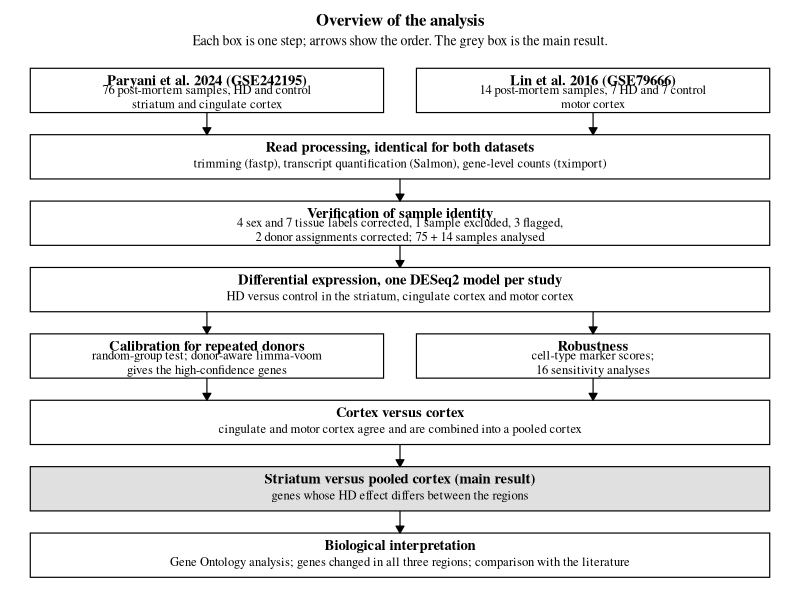

Reproduce this figure in R.
# ============================================================
# 20_Figure_workflow_overview.R
#
# Purpose: draw the overview figure of the analysis workflow
#          (10 plain boxes, one style, no software versions).
# Input:   none (the text of the boxes is written below; edit it here).
# Output:  Merged_analysis/thesis_figures_final/
#            Figure_workflow_overview_<timestamp>.png
# Needs:   ggplot2 only.
# ============================================================

suppressPackageStartupMessages(library(ggplot2))

ma      <- "C:/!Virag.ORI/Bioinfo/szakdoga/Merged_analysis"
fig_dir <- file.path(ma, "thesis_figures_final")
dir.create(fig_dir, recursive = TRUE, showWarnings = FALSE)

font_family <- "serif"      # Times New Roman on Windows
add_title   <- TRUE         # set to FALSE to leave the title to the thesis caption

# ---- 1. Boxes (edit the text here) ----------------------------
# left / right edges: wide box 0.5-9.5; half boxes 0.5-4.8 and 5.2-9.5
box <- function(xmin, xmax, ymin, title, detail, main = FALSE)
  data.frame(xmin = xmin, xmax = xmax, ymin = ymin, ymax = ymin + 1,
             title = title, detail = detail, main = main)

boxes <- rbind(
  box(0.5, 4.8, 11.0, "Paryani et al. 2024 (GSE242195)",
      "76 post-mortem samples, HD and control\nstriatum and cingulate cortex"),
  box(5.2, 9.5, 11.0, "Lin et al. 2016 (GSE79666)",
      "14 post-mortem samples, 7 HD and 7 control\nmotor cortex"),
  box(0.5, 9.5,  9.5, "Read processing, identical for both datasets",
      "trimming (fastp), transcript quantification (Salmon), gene-level counts (tximport)"),
  box(0.5, 9.5,  8.0, "Verification of sample identity",
      "4 sex and 7 tissue labels corrected, 1 sample excluded, 3 flagged,\n2 donor assignments corrected; 75 + 14 samples analysed"),
  box(0.5, 9.5,  6.5, "Differential expression, one DESeq2 model per study",
      "HD versus control in the striatum, cingulate cortex and motor cortex"),
  box(0.5, 4.8,  5.0, "Calibration for repeated donors",
      "random-group test; donor-aware limma-voom\ngives the high-confidence genes"),
  box(5.2, 9.5,  5.0, "Robustness",
      "cell-type marker scores;\n16 sensitivity analyses"),
  box(0.5, 9.5,  3.5, "Cortex versus cortex",
      "cingulate and motor cortex agree and are combined into a pooled cortex"),
  box(0.5, 9.5,  2.0, "Striatum versus pooled cortex (main result)",
      "genes whose HD effect differs between the regions", main = TRUE),
  box(0.5, 9.5,  0.5, "Biological interpretation",
      "Gene Ontology analysis; genes changed in all three regions; comparison with the literature")
)
boxes$xmid <- (boxes$xmin + boxes$xmax) / 2

# ---- 2. Arrows (from the bottom of one row to the top of the next) ----
arrow_at <- function(x, y_from, y_to) data.frame(x = x, y = y_from, yend = y_to)
arrows <- rbind(
  arrow_at(2.65, 11.0, 10.5), arrow_at(7.35, 11.0, 10.5),   # datasets -> read processing
  arrow_at(5.00,  9.5,  9.0),                               # -> verification
  arrow_at(5.00,  8.0,  7.5),                               # -> differential expression
  arrow_at(2.65,  6.5,  6.0), arrow_at(7.35,  6.5,  6.0),   # -> calibration, robustness
  arrow_at(2.65,  5.0,  4.5), arrow_at(7.35,  5.0,  4.5),   # -> cortex versus cortex
  arrow_at(5.00,  3.5,  3.0),                               # -> striatum versus pooled cortex
  arrow_at(5.00,  2.0,  1.5)                                # -> interpretation
)

# ---- 3. Plot ---------------------------------------------------
p <- ggplot() +
  geom_rect(data = boxes,
            aes(xmin = xmin, xmax = xmax, ymin = ymin, ymax = ymax, fill = main),
            colour = "black", linewidth = 0.4) +
  scale_fill_manual(values = c(`FALSE` = "white", `TRUE` = "grey88"), guide = "none") +
  geom_text(data = boxes, aes(x = xmid, y = ymax - 0.27, label = title),
            family = font_family, fontface = "bold", size = 3.7) +
  geom_text(data = boxes, aes(x = xmid, y = ymin + 0.36, label = detail),
            family = font_family, size = 3.2, lineheight = 0.95) +
  geom_segment(data = arrows, aes(x = x, xend = x, y = y, yend = yend),
               arrow = arrow(length = unit(0.08, "inches"), type = "closed"),
               linewidth = 0.4) +
  coord_cartesian(xlim = c(0.3, 9.7), ylim = c(0.3, 12.2), expand = FALSE) +
  theme_void(base_family = font_family) +
  theme(plot.title    = element_text(face = "bold", size = 12, hjust = 0.5,
                                     margin = margin(b = 4)),
        plot.subtitle = element_text(size = 10, hjust = 0.5, margin = margin(b = 8)),
        plot.margin   = margin(10, 10, 10, 10),
        plot.background = element_rect(fill = "white", colour = NA))

if (add_title) {
  p <- p + labs(title    = "Overview of the analysis",
                subtitle = "Each box is one step; arrows show the order. The grey box is the main result.")
}

# ---- 4. Save (time-stamped, never overwrites) ------------------
png_file <- file.path(fig_dir, format(Sys.time(), "Figure_workflow_overview_%Y%m%d_%H%M%S.png"))
ggsave(png_file, p, width = 7, height = 9.5, dpi = 300)
cat("Saved:", png_file, "\n")
